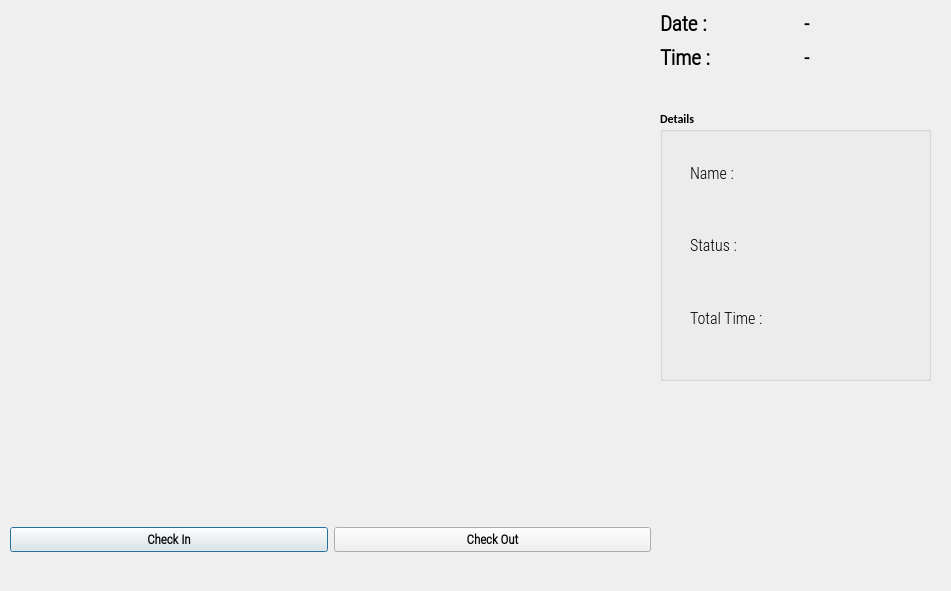
<?xml version="1.0" encoding="UTF-8"?>
<ui version="4.0">
 <class>OutputDialog</class>
 <widget class="QDialog" name="OutputDialog">
  <property name="geometry">
   <rect>
    <x>0</x>
    <y>0</y>
    <width>951</width>
    <height>591</height>
   </rect>
  </property>
  <property name="minimumSize">
   <size>
    <width>0</width>
    <height>0</height>
   </size>
  </property>
  <property name="maximumSize">
   <size>
    <width>1280</width>
    <height>720</height>
   </size>
  </property>
  <property name="font">
   <font>
    <family>Calibri</family>
    <weight>75</weight>
    <bold>true</bold>
   </font>
  </property>
  <property name="windowTitle">
   <string>Face Recognition Attendance App</string>
  </property>
  <property name="windowIcon">
   <iconset resource="resource.qrc">
    <normaloff>:/icon/icon.png</normaloff>:/icon/icon.jpg</iconset>
  </property>
  <widget class="QLabel" name="imgLabel">
   <property name="geometry">
    <rect>
     <x>10</x>
     <y>10</y>
     <width>640</width>
     <height>480</height>
    </rect>
   </property>
   <property name="minimumSize">
    <size>
     <width>4</width>
     <height>0</height>
    </size>
   </property>
   <property name="maximumSize">
    <size>
     <width>640</width>
     <height>480</height>
    </size>
   </property>
   <property name="text">
    <string/>
   </property>
  </widget>
  <widget class="QWidget" name="horizontalLayoutWidget">
   <property name="geometry">
    <rect>
     <x>10</x>
     <y>500</y>
     <width>641</width>
     <height>80</height>
    </rect>
   </property>
   <layout class="QHBoxLayout" name="horizontalLayout">
    <item>
     <widget class="QPushButton" name="ClockInButton">
      <property name="font">
       <font>
        <family>Roboto Condensed Light</family>
        <pointsize>10</pointsize>
        <weight>75</weight>
        <bold>true</bold>
       </font>
      </property>
      <property name="text">
       <string>Check In</string>
      </property>
      <property name="checkable">
       <bool>true</bool>
      </property>
     </widget>
    </item>
    <item>
     <widget class="QPushButton" name="ClockOutButton">
      <property name="font">
       <font>
        <family>Roboto Condensed Light</family>
        <pointsize>10</pointsize>
        <weight>75</weight>
        <bold>true</bold>
       </font>
      </property>
      <property name="text">
       <string>Check Out</string>
      </property>
      <property name="checkable">
       <bool>true</bool>
      </property>
     </widget>
    </item>
   </layout>
  </widget>
  <widget class="QWidget" name="gridLayoutWidget">
   <property name="geometry">
    <rect>
     <x>660</x>
     <y>10</y>
     <width>281</width>
     <height>61</height>
    </rect>
   </property>
   <layout class="QGridLayout" name="gridLayout_2">
    <item row="0" column="0">
     <widget class="QLabel" name="label">
      <property name="font">
       <font>
        <family>Roboto Condensed Light</family>
        <pointsize>16</pointsize>
        <weight>75</weight>
        <bold>true</bold>
       </font>
      </property>
      <property name="text">
       <string>Date :</string>
      </property>
     </widget>
    </item>
    <item row="0" column="1">
     <widget class="QLabel" name="Date_Label">
      <property name="font">
       <font>
        <family>Roboto Condensed Light</family>
        <pointsize>15</pointsize>
        <weight>75</weight>
        <bold>true</bold>
       </font>
      </property>
      <property name="text">
       <string>-</string>
      </property>
     </widget>
    </item>
    <item row="1" column="0">
     <widget class="QLabel" name="label_2">
      <property name="font">
       <font>
        <family>Roboto Condensed Light</family>
        <pointsize>16</pointsize>
        <weight>75</weight>
        <bold>true</bold>
       </font>
      </property>
      <property name="text">
       <string>Time :</string>
      </property>
     </widget>
    </item>
    <item row="1" column="1">
     <widget class="QLabel" name="Time_Label">
      <property name="font">
       <font>
        <family>Roboto Condensed Light</family>
        <pointsize>15</pointsize>
        <weight>75</weight>
        <bold>true</bold>
       </font>
      </property>
      <property name="text">
       <string>-</string>
      </property>
     </widget>
    </item>
   </layout>
  </widget>
  <widget class="QGroupBox" name="groupBox">
   <property name="geometry">
    <rect>
     <x>660</x>
     <y>110</y>
     <width>271</width>
     <height>271</height>
    </rect>
   </property>
   <property name="title">
    <string>Details</string>
   </property>
   <widget class="QWidget" name="verticalLayoutWidget">
    <property name="geometry">
     <rect>
      <x>30</x>
      <y>30</y>
      <width>97</width>
      <height>211</height>
     </rect>
    </property>
    <layout class="QVBoxLayout" name="verticalLayout">
     <item>
      <widget class="QLabel" name="label_3">
       <property name="font">
        <font>
         <family>Roboto Condensed Light</family>
         <pointsize>12</pointsize>
         <weight>50</weight>
         <bold>false</bold>
        </font>
       </property>
       <property name="text">
        <string>Name : </string>
       </property>
      </widget>
     </item>
     <item>
      <widget class="QLabel" name="label_4">
       <property name="font">
        <font>
         <family>Roboto Condensed Light</family>
         <pointsize>12</pointsize>
         <weight>50</weight>
         <bold>false</bold>
        </font>
       </property>
       <property name="text">
        <string>Status :</string>
       </property>
      </widget>
     </item>
     <item>
      <widget class="QLabel" name="label_5">
       <property name="font">
        <font>
         <family>Roboto Condensed Light</family>
         <pointsize>12</pointsize>
         <weight>50</weight>
         <bold>false</bold>
        </font>
       </property>
       <property name="text">
        <string>Total Time : </string>
       </property>
      </widget>
     </item>
    </layout>
   </widget>
   <widget class="QWidget" name="verticalLayoutWidget_2">
    <property name="geometry">
     <rect>
      <x>120</x>
      <y>30</y>
      <width>131</width>
      <height>211</height>
     </rect>
    </property>
    <layout class="QVBoxLayout" name="verticalLayout_2">
     <item>
      <widget class="QLabel" name="NameLabel">
       <property name="font">
        <font>
         <family>Roboto Condensed Light</family>
         <pointsize>12</pointsize>
         <weight>50</weight>
         <bold>false</bold>
        </font>
       </property>
       <property name="text">
        <string/>
       </property>
      </widget>
     </item>
     <item>
      <widget class="QLabel" name="StatusLabel">
       <property name="font">
        <font>
         <family>Roboto Condensed Light</family>
         <pointsize>12</pointsize>
         <weight>50</weight>
         <bold>false</bold>
        </font>
       </property>
       <property name="text">
        <string/>
       </property>
      </widget>
     </item>
     <item>
      <layout class="QHBoxLayout" name="horizontalLayout_2">
       <item>
        <widget class="QLabel" name="HoursLabel">
         <property name="font">
          <font>
           <family>Roboto Condensed Light</family>
           <pointsize>12</pointsize>
           <weight>50</weight>
           <bold>false</bold>
          </font>
         </property>
         <property name="text">
          <string/>
         </property>
        </widget>
       </item>
       <item>
        <widget class="QLabel" name="MinLabel">
         <property name="font">
          <font>
           <family>Roboto Condensed Light</family>
           <pointsize>12</pointsize>
           <weight>50</weight>
           <bold>false</bold>
          </font>
         </property>
         <property name="text">
          <string/>
         </property>
        </widget>
       </item>
      </layout>
     </item>
    </layout>
   </widget>
  </widget>
 </widget>
 <resources>
  <include location="resource.qrc"/>
 </resources>
 <connections/>
</ui>
